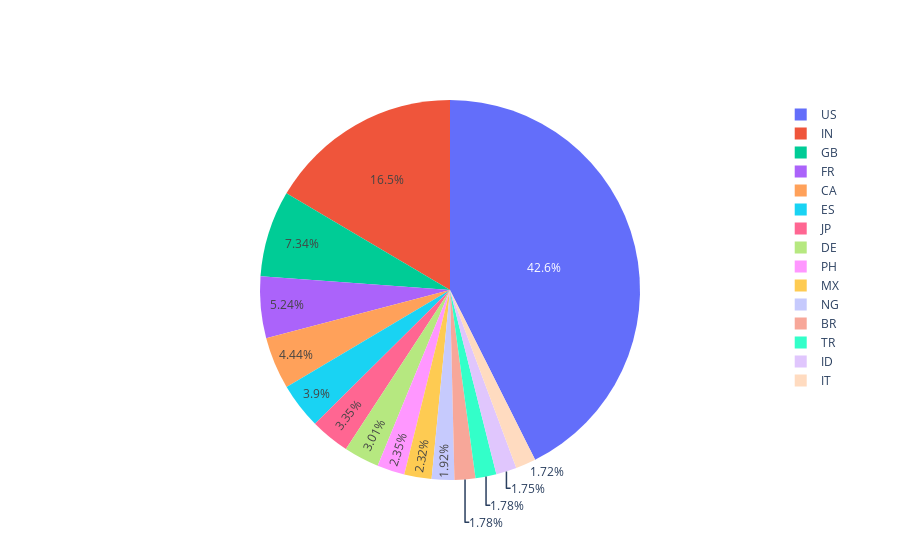

Notebook cell for this chart:
### Code cell
#En este gráfico circular podemos observar los principales mercados de producción de películas para Netflix.

fig = go.Figure(data = [go.Pie(labels = list(pais_15.index), values = list(pais_15.values))])

fig.show()

### Figure 1 — Plotly figure (JSON) as saved in the notebook; plotly's stock layout.template omitted (floating-point values rounded to 4 significant figures)
{"data": [{"labels": ["US", "IN", "GB", "FR", "CA", "ES", "JP", "DE", "PH", "MX", "NG", "BR", "TR", "ID", "IT"], "type": "pie", "values": [1487, 576, 256, 183, 155, 136, 117, 105, 82, 81, 67, 62, 62, 61, 60]}], "layout": {}}
